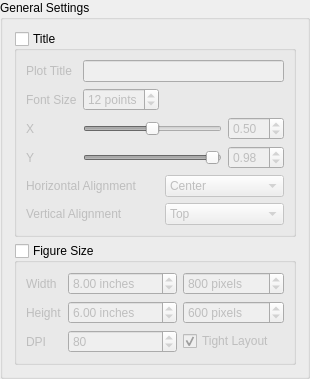
<?xml version="1.0" encoding="UTF-8"?>
<ui version="4.0">
 <class>GroupBox_common_settings</class>
 <widget class="QGroupBox" name="GroupBox_common_settings">
  <property name="geometry">
   <rect>
    <x>0</x>
    <y>0</y>
    <width>300</width>
    <height>327</height>
   </rect>
  </property>
  <property name="sizePolicy">
   <sizepolicy hsizetype="Preferred" vsizetype="Fixed">
    <horstretch>0</horstretch>
    <verstretch>0</verstretch>
   </sizepolicy>
  </property>
  <property name="windowTitle">
   <string>GroupBox</string>
  </property>
  <property name="title">
   <string>General Settings</string>
  </property>
  <layout class="QGridLayout" name="gridLayout">
   <item row="2" column="0" colspan="3">
    <widget class="QGroupBox" name="groupBox_figure_size">
     <property name="sizePolicy">
      <sizepolicy hsizetype="Preferred" vsizetype="Fixed">
       <horstretch>0</horstretch>
       <verstretch>0</verstretch>
      </sizepolicy>
     </property>
     <property name="title">
      <string>Figure Size</string>
     </property>
     <property name="checkable">
      <bool>true</bool>
     </property>
     <property name="checked">
      <bool>false</bool>
     </property>
     <layout class="QGridLayout" name="gridLayout_3">
      <item row="2" column="0">
       <widget class="QLabel" name="label_4">
        <property name="text">
         <string>DPI</string>
        </property>
       </widget>
      </item>
      <item row="1" column="0">
       <widget class="QLabel" name="label_3">
        <property name="text">
         <string>Height</string>
        </property>
       </widget>
      </item>
      <item row="1" column="1">
       <widget class="QDoubleSpinBox" name="doubleSpinBox_height_inches">
        <property name="suffix">
         <string> inches</string>
        </property>
        <property name="minimum">
         <double>1.000000000000000</double>
        </property>
        <property name="maximum">
         <double>1000.000000000000000</double>
        </property>
        <property name="value">
         <double>6.000000000000000</double>
        </property>
       </widget>
      </item>
      <item row="1" column="2">
       <widget class="QSpinBox" name="spinBox_height_pixels">
        <property name="suffix">
         <string> pixels</string>
        </property>
        <property name="minimum">
         <number>1</number>
        </property>
        <property name="maximum">
         <number>1000000</number>
        </property>
        <property name="value">
         <number>600</number>
        </property>
       </widget>
      </item>
      <item row="0" column="1">
       <widget class="QDoubleSpinBox" name="doubleSpinBox_width_inches">
        <property name="suffix">
         <string> inches</string>
        </property>
        <property name="minimum">
         <double>1.000000000000000</double>
        </property>
        <property name="maximum">
         <double>1000.000000000000000</double>
        </property>
        <property name="value">
         <double>8.000000000000000</double>
        </property>
       </widget>
      </item>
      <item row="2" column="1">
       <widget class="QSpinBox" name="spinBox_dpi">
        <property name="minimum">
         <number>1</number>
        </property>
        <property name="maximum">
         <number>1000</number>
        </property>
        <property name="value">
         <number>80</number>
        </property>
       </widget>
      </item>
      <item row="0" column="2">
       <widget class="QSpinBox" name="spinBox_width_pixels">
        <property name="suffix">
         <string> pixels</string>
        </property>
        <property name="minimum">
         <number>1</number>
        </property>
        <property name="maximum">
         <number>1000000</number>
        </property>
        <property name="value">
         <number>800</number>
        </property>
       </widget>
      </item>
      <item row="2" column="2">
       <widget class="QCheckBox" name="checkBox_tight_layout">
        <property name="text">
         <string>Tight Layout</string>
        </property>
        <property name="checked">
         <bool>true</bool>
        </property>
       </widget>
      </item>
      <item row="0" column="0">
       <widget class="QLabel" name="label_2">
        <property name="sizePolicy">
         <sizepolicy hsizetype="Fixed" vsizetype="Preferred">
          <horstretch>0</horstretch>
          <verstretch>0</verstretch>
         </sizepolicy>
        </property>
        <property name="text">
         <string>Width</string>
        </property>
       </widget>
      </item>
     </layout>
    </widget>
   </item>
   <item row="1" column="0" colspan="3">
    <widget class="QGroupBox" name="groupBox_title">
     <property name="sizePolicy">
      <sizepolicy hsizetype="Preferred" vsizetype="Fixed">
       <horstretch>0</horstretch>
       <verstretch>0</verstretch>
      </sizepolicy>
     </property>
     <property name="title">
      <string>Title</string>
     </property>
     <property name="checkable">
      <bool>true</bool>
     </property>
     <property name="checked">
      <bool>false</bool>
     </property>
     <layout class="QGridLayout" name="gridLayout_2">
      <item row="4" column="1" colspan="2">
       <widget class="QSlider" name="horizontalSlider_y">
        <property name="maximum">
         <number>100</number>
        </property>
        <property name="value">
         <number>98</number>
        </property>
        <property name="orientation">
         <enum>Qt::Horizontal</enum>
        </property>
       </widget>
      </item>
      <item row="0" column="1" colspan="3">
       <widget class="QLineEdit" name="lineEdit_title">
        <property name="toolTip">
         <string>&lt;html&gt;&lt;head/&gt;&lt;body&gt;&lt;p&gt;The title of the plot, leave blank to
                            remove title.&lt;/p&gt;&lt;p&gt;&lt;span style=&quot; font-weight:600;&quot;&gt;Note:&lt;/span&gt;
                            The size and location of the title may depends on the selected plot type.&lt;/p&gt;&lt;/body&gt;&lt;/html&gt;
                        </string>
        </property>
       </widget>
      </item>
      <item row="3" column="3">
       <widget class="QDoubleSpinBox" name="doubleSpinBox_x">
        <property name="maximum">
         <double>1.000000000000000</double>
        </property>
        <property name="singleStep">
         <double>0.100000000000000</double>
        </property>
        <property name="value">
         <double>0.500000000000000</double>
        </property>
       </widget>
      </item>
      <item row="3" column="0">
       <widget class="QLabel" name="label_5">
        <property name="sizePolicy">
         <sizepolicy hsizetype="Fixed" vsizetype="Preferred">
          <horstretch>0</horstretch>
          <verstretch>0</verstretch>
         </sizepolicy>
        </property>
        <property name="text">
         <string>X</string>
        </property>
       </widget>
      </item>
      <item row="4" column="3">
       <widget class="QDoubleSpinBox" name="doubleSpinBox_y">
        <property name="maximum">
         <double>1.000000000000000</double>
        </property>
        <property name="singleStep">
         <double>0.100000000000000</double>
        </property>
        <property name="value">
         <double>0.980000000000000</double>
        </property>
       </widget>
      </item>
      <item row="0" column="0">
       <widget class="QLabel" name="label">
        <property name="sizePolicy">
         <sizepolicy hsizetype="Fixed" vsizetype="Preferred">
          <horstretch>0</horstretch>
          <verstretch>0</verstretch>
         </sizepolicy>
        </property>
        <property name="toolTip">
         <string>&lt;html&gt;&lt;head/&gt;&lt;body&gt;&lt;p&gt;The title of the plot, leave blank to
                            remove title.&lt;/p&gt;&lt;p&gt;&lt;span style=&quot; font-weight:600;&quot;&gt;Note:&lt;/span&gt;
                            The size and location of the title may depends on the selected plot type.&lt;/p&gt;&lt;/body&gt;&lt;/html&gt;
                        </string>
        </property>
        <property name="text">
         <string>Plot Title</string>
        </property>
       </widget>
      </item>
      <item row="4" column="0">
       <widget class="QLabel" name="label_6">
        <property name="text">
         <string>Y</string>
        </property>
       </widget>
      </item>
      <item row="3" column="1" colspan="2">
       <widget class="QSlider" name="horizontalSlider_x">
        <property name="maximum">
         <number>100</number>
        </property>
        <property name="value">
         <number>50</number>
        </property>
        <property name="orientation">
         <enum>Qt::Horizontal</enum>
        </property>
       </widget>
      </item>
      <item row="1" column="0">
       <widget class="QLabel" name="label_9">
        <property name="sizePolicy">
         <sizepolicy hsizetype="Fixed" vsizetype="Preferred">
          <horstretch>0</horstretch>
          <verstretch>0</verstretch>
         </sizepolicy>
        </property>
        <property name="text">
         <string>Font Size</string>
        </property>
       </widget>
      </item>
      <item row="6" column="0" colspan="2">
       <widget class="QLabel" name="label_8">
        <property name="text">
         <string>Vertical Alignment</string>
        </property>
       </widget>
      </item>
      <item row="5" column="2" colspan="2">
       <widget class="QComboBox" name="comboBox_horizontal_alignment">
        <property name="currentIndex">
         <number>1</number>
        </property>
        <item>
         <property name="text">
          <string>Left</string>
         </property>
        </item>
        <item>
         <property name="text">
          <string>Center</string>
         </property>
        </item>
        <item>
         <property name="text">
          <string>Right</string>
         </property>
        </item>
       </widget>
      </item>
      <item row="5" column="0" colspan="2">
       <widget class="QLabel" name="label_7">
        <property name="text">
         <string>Horizontal Alignment</string>
        </property>
       </widget>
      </item>
      <item row="6" column="2" colspan="2">
       <widget class="QComboBox" name="comboBox_vertical_alignment">
        <item>
         <property name="text">
          <string>Top</string>
         </property>
        </item>
        <item>
         <property name="text">
          <string>Center</string>
         </property>
        </item>
        <item>
         <property name="text">
          <string>Bottom</string>
         </property>
        </item>
        <item>
         <property name="text">
          <string>Baseline</string>
         </property>
        </item>
       </widget>
      </item>
      <item row="1" column="1">
       <widget class="QSpinBox" name="spinBox_fontsize">
        <property name="suffix">
         <string> points</string>
        </property>
        <property name="minimum">
         <number>4</number>
        </property>
        <property name="value">
         <number>12</number>
        </property>
       </widget>
      </item>
     </layout>
    </widget>
   </item>
  </layout>
 </widget>
 <tabstops>
  <tabstop>groupBox_title</tabstop>
  <tabstop>lineEdit_title</tabstop>
  <tabstop>spinBox_fontsize</tabstop>
  <tabstop>horizontalSlider_x</tabstop>
  <tabstop>doubleSpinBox_x</tabstop>
  <tabstop>horizontalSlider_y</tabstop>
  <tabstop>doubleSpinBox_y</tabstop>
  <tabstop>comboBox_horizontal_alignment</tabstop>
  <tabstop>comboBox_vertical_alignment</tabstop>
  <tabstop>groupBox_figure_size</tabstop>
  <tabstop>doubleSpinBox_width_inches</tabstop>
  <tabstop>spinBox_width_pixels</tabstop>
  <tabstop>doubleSpinBox_height_inches</tabstop>
  <tabstop>spinBox_height_pixels</tabstop>
  <tabstop>spinBox_dpi</tabstop>
  <tabstop>checkBox_tight_layout</tabstop>
 </tabstops>
 <resources/>
 <connections/>
</ui>
